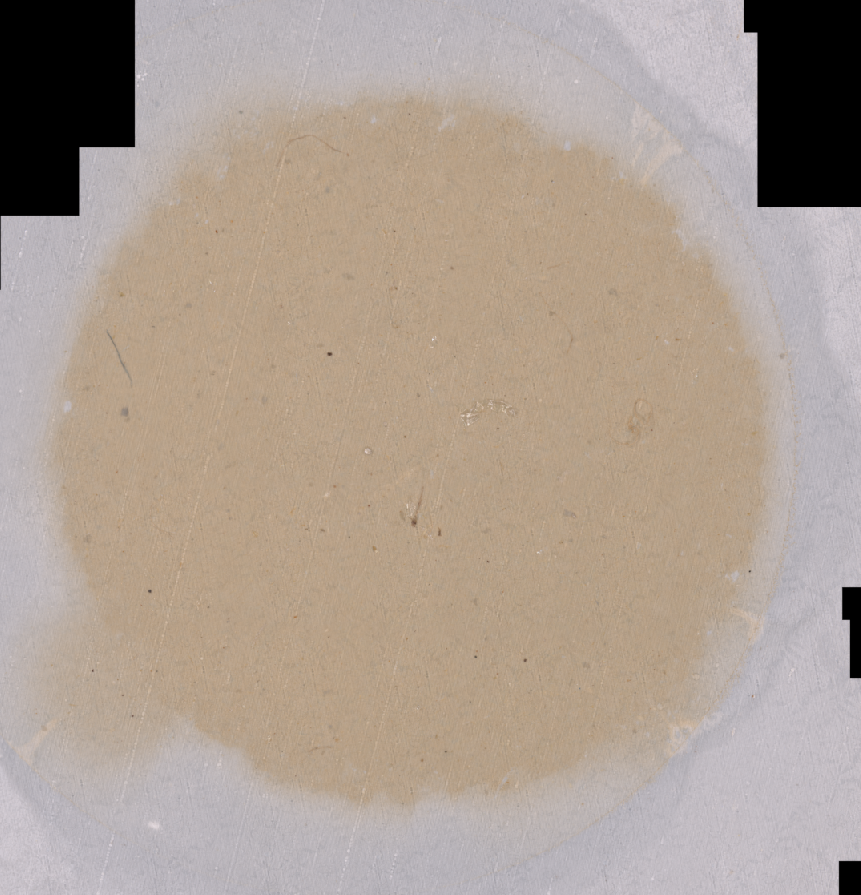
#> input picture data/Sample1_010626.png, 861 x 895 px
$ python detect_particles_color.py data/Sample1_010626.png
#> lines starting #> are read from the running program, lines starting #| are printed output that depends on the picture; after the words box and inside, x2 and y2 are one past the last pixel; in counts of white or black regions, pixels touching at a corner belong together
#!/usr/bin/env python
"""
detect_particles_color.py

Particle detection proof-of-concept using scikit-image.

Steps:
1) Read image
2) Estimate background color in Lab (k-means on downsampled image)
3) Compute per-pixel Lab distance (ΔE-like) to background
4) Build ROI mask (mustard region, ignore edge ring)
5) Threshold ΔE to detect particles + morphology cleanup
6) Label objects, measure region properties, write catalog + images

Outputs (basename comes from input file):
- [basename]_particles_catalog.csv
- [basename]_particles_overlay.png
- [basename]_particles_mask.png
- [basename]_particles_labels.tif


===============================================================================
BACKGROUND AND METHODOLOGY
===============================================================================

This script detects small plastic particles in microscope images using
classical image analysis techniques (no machine learning or AI models).

The core idea is simple:
  - The background has a fairly uniform mustard-like color
  - Plastic particles can have many colors, but are different from the background
  - We detect pixels whose color is sufficiently different from the background

The method relies on three main concepts:
  1) Background color estimation in Lab color space
  2) A Region Of Interest (ROI) mask
  3) Delta_E (color distance) thresholding

Each concept is explained below.

-------------------------------------------------------------------------------
1) BACKGROUND COLOR IN LAB SPACE (K-MEANS ON DOWNSAMPLED IMAGE)
-------------------------------------------------------------------------------

Why Lab color space?

Microscope images are stored in RGB (Red, Green, Blue), which is convenient
for display but not ideal for measuring color differences. In RGB:
  - Brightness and color are mixed together
  - Equal numeric differences do not correspond to equal perceived differences

Instead, the image is converted to Lab color space:
  - L : lightness (brightness)
  - a : green <-> red axis
  - b : blue <-> yellow axis

Lab space is approximately perceptually uniform, meaning that Euclidean
distance in Lab space corresponds well to how different two colors look
to the human eye.

What is the "background color"?

The background is assumed to occupy most of the image area and to have a
relatively uniform color (mustard-like). Rather than hard-coding a specific
color value, the script estimates the background color automatically.

How background estimation works:

  1) Convert the image to Lab color space
  2) Downsample the image to a smaller size (e.g. 400 x 400 pixels)
  3) Collect all pixel colors in Lab space
  4) Run k-means clustering (typically k = 3)
  5) Select the cluster with the largest number of pixels
  6) The center of that cluster is taken as the background color

Why downsample the image?

Downsampling is done only for background estimation and has several benefits:
  - Greatly reduces computation time
  - Makes k-means more stable
  - Does not affect accuracy, since background color varies slowly
  - We only care about color statistics, not spatial detail

The full-resolution image is used for all later steps.

-------------------------------------------------------------------------------
2) ROI MASK (REGION OF INTEREST)
-------------------------------------------------------------------------------

Why an ROI mask is needed:

Microscope images often include areas outside the actual sample:
  - Gray or black borders
  - Illumination falloff
  - Mount edges or background outside the sample

These regions can cause false detections if included in the analysis.

The ROI mask restricts detection to the actual sample region.

How the ROI mask is built:

  1) Identify pixels close to the background color
     (small Delta_E values)
  2) Label connected components of those pixels
  3) Keep the largest connected component
     (assumed to be the sample area)
  4) Fill holes inside that region
  5) Remove a small margin near the boundary
     (to avoid edge artifacts)

The result is a boolean mask:
  - True  = inside the sample
  - False = outside the sample

All particle detection is restricted to this region.

-------------------------------------------------------------------------------
3) DELTA_E (COLOR DISTANCE FROM BACKGROUND)
-------------------------------------------------------------------------------

What is Delta_E?

Delta_E (often written as ΔE) is a standard color-science metric that measures
the difference between two colors in Lab space.

In this script, Delta_E is computed as the Euclidean distance:

  Delta_E = sqrt( (L - L0)^2 + (a - a0)^2 + (b - b0)^2 )

where:
  (L0, a0, b0) is the estimated background color
  (L, a, b)   is the pixel color

Interpretation:
  - Small Delta_E : pixel color is similar to background
  - Large Delta_E : pixel color is different from background

  ΔE ~ 1      : difference is barely noticeable (even side-by-side)
  ΔE ~ 2–3    : noticeable if you look carefully
  ΔE ~ 4–5    : clearly different colors
  ΔE ~ 7–10   : very different
  ΔE > 15     : radically different colors

Why Delta_E works well here:

Plastic particles can have many colors and shapes, but they all differ
chromatically from the mustard background. By measuring Delta_E:
  - No prior knowledge of particle color is required
  - Detection reduces to a single, interpretable threshold

Thresholding:

Pixels are classified as particle candidates if:

  Delta_E > deltae_threshold

Lower threshold:
  - More sensitive
  - More detections (and possibly more noise)

Higher threshold:
  - More conservative
  - Fewer detections

-------------------------------------------------------------------------------
SUMMARY
-------------------------------------------------------------------------------

The full pipeline is:

  1) Convert image to Lab color space
  2) Estimate background color using k-means clustering
  3) Compute Delta_E for every pixel
  4) Build an ROI mask from background pixels
  5) Threshold Delta_E to find non-background pixels
  6) Clean up with morphological operations
  7) Label connected components
  8) Measure particle properties
  9) Save catalog and visualization images

All steps are deterministic, interpretable, and implemented using
fully open-source Python libraries.
===============================================================================

"""

import argparse
from pathlib import Path
import sys
import time
import xml.etree.ElementTree as ET

import numpy as np
import pandas as pd

from skimage import io, color, measure, morphology, segmentation
from skimage.transform import resize

from scipy.ndimage import binary_fill_holes, distance_transform_edt
from sklearn.cluster import KMeans


def now() -> float:
    return time.perf_counter()


def print_step_timing(step_name: str, start_time: float, enabled: bool = True) -> None:
    if not enabled:
        return
    dt = now() - start_time
    print(f"[DONE] {step_name:<35s} {dt:8.3f} s", flush=True)


def read_rgb(path: str) -> np.ndarray:
    img = io.imread(path)

    # Ensure RGB
    if img.ndim == 2:
        img = np.stack([img, img, img], axis=-1)
    if img.shape[-1] == 4:
        img = img[..., :3]

    # Ensure uint8
    if img.dtype != np.uint8:
        mx = np.max(img)
        if mx > 0:
            img = (255 * (img.astype(np.float32) / mx)).astype(np.uint8)
        else:
            img = img.astype(np.uint8)

    return img


def make_preview(image: np.ndarray, preview_scale: float) -> np.ndarray:
    """
    Downsample an image for faster writing of visual preview products.

    This does not affect full-resolution detection or catalog measurements.
    """
    if preview_scale >= 1.0:
        return image

    ny = int(image.shape[0] * preview_scale)
    nx = int(image.shape[1] * preview_scale)

    return resize(
        image,
        (ny, nx),
        anti_aliasing=True,
        preserve_range=True,
    )


def find_metadata_xml(image_path: Path) -> Path | None:
    """Find a sidecar metadata XML file for an image if one exists."""
    candidates = [
        image_path.with_name(f"{image_path.name}_metadata.xml"),
        image_path.with_name(f"{image_path.stem}_metadata.xml"),
    ]

    for candidate in candidates:
        if candidate.exists():
            return candidate

    matches = sorted(image_path.parent.glob(f"{image_path.stem}*_metadata.xml"))
    return matches[0] if matches else None


def load_image_scale_metadata(image_path: Path) -> dict:
    """
    Load specimen-plane pixel scale from a JPEG sidecar metadata XML file.

    The XML stores camera pixel size and magnification terms. We convert that
    into specimen-plane micrometers per pixel when the required fields exist.
    """
    metadata_path = find_metadata_xml(image_path)
    result = {
        "metadata_path": metadata_path,
        "pixel_size_um": None,
        "scaling_unit": None,
    }

    if metadata_path is None:
        return result

    root = ET.parse(metadata_path).getroot()

    values = {}
    scaling_components = []

    for elem in root.iter():
        tag = elem.tag.split("}")[-1]
        text = (elem.text or "").strip()

        if tag == "ScalingComponent":
            mag_text = elem.attrib.get("Magnification", "").strip()
            if mag_text:
                try:
                    scaling_components.append(float(mag_text))
                except ValueError:
                    pass
            continue

        if text and tag not in values:
            values[tag] = text

    image_pixel_size = values.get("ImagePixelSize")
    total_magnification = values.get("TotalMagnification") or values.get("MM.TotalMagnification")

    if total_magnification is None and scaling_components:
        total_magnification = str(np.prod(scaling_components))

    if image_pixel_size and total_magnification:
        pixel_size = float(image_pixel_size.split(",")[0])
        magnification = float(total_magnification)
        if magnification > 0:
            result["pixel_size_um"] = pixel_size / magnification

    result["scaling_unit"] = values.get("DefaultScalingUnit")
    return result


def format_output_path(path: Path) -> str:
    """Format an output path relative to the current working directory."""
    try:
        return str(path.resolve().relative_to(Path.cwd().resolve()))
    except ValueError:
        return str(path.resolve())


def print_metadata_scale(pixel_size_um: float | None, enabled: bool = True) -> None:
    """Print the computed specimen-plane pixel scale, if available."""
    if not enabled or pixel_size_um is None:
        return
    print(f"       pixel size = {pixel_size_um:.6f} um/pixel", flush=True)


def get_overlay_color(color_name: str) -> tuple[float, float, float]:
    """Return an RGB color tuple for overlay rendering."""
    colors = {
        "red": (1, 0, 0),
        "green": (0, 1, 0),
        "yellow": (1, 1, 0),
        "cyan": (0, 1, 1),
        "magenta": (1, 0, 1),
    }

    if color_name not in colors:
        raise ValueError(f"Unknown overlay color: {color_name}")

    return colors[color_name]


def estimate_background_lab(rgb_u8: np.ndarray, n_clusters: int = 3, downsample_to: int = 400) -> np.ndarray:
    """
    Estimate dominant (background) Lab color via k-means on a downsampled image.
    Assumes background is the most common color cluster after removing border/glare.
    """
    small = resize(
        rgb_u8,
        (downsample_to, downsample_to),
        anti_aliasing=True,
        preserve_range=False
    ).astype(np.float32)

    lab = color.rgb2lab(small)  # expects float image in [0,1]
    flat_lab = lab.reshape(-1, 3)

    flat_rgb = small.reshape(-1, 3)
    brightness = flat_rgb.mean(axis=1)

    # Exclude very dark border and near-white glare
    keep = (brightness > 0.10) & (brightness < 0.98)
    X = flat_lab[keep]

    if X.shape[0] < 100:
        # Fallback: if mask goes wrong, use global median Lab
        return np.median(flat_lab, axis=0)

    km = KMeans(n_clusters=n_clusters, random_state=0, n_init=10)
    labels = km.fit_predict(X)
    centers = km.cluster_centers_
    counts = np.bincount(labels)

    # Most frequent cluster center = background
    return centers[np.argmax(counts)]


def build_roi_mask(dE: np.ndarray, bg_tol: float = 8.0, edge_margin_px: int = 30) -> np.ndarray:
    """
    Build a mask that roughly captures the mustard sample area and removes the edge ring.
    - mustard pixels: dE < bg_tol
    - keep largest connected component
    - fill holes
    - shrink away boundary by edge_margin_px (via distance transform)
    """
    mustard = dE < bg_tol
    lab = measure.label(mustard)

    if lab.max() == 0:
        return np.ones(dE.shape, dtype=bool)

    regions = measure.regionprops(lab)
    largest = max(regions, key=lambda r: r.area)
    roi0 = (lab == largest.label)

    roi0 = binary_fill_holes(roi0)

    if edge_margin_px <= 0:
        return roi0.astype(bool)

    dist = distance_transform_edt(roi0)
    roi = dist > edge_margin_px

    # If the margin nukes the ROI, fall back
    if roi.sum() < 1000:
        roi = roi0.astype(bool)

    return roi


def main():
    ap = argparse.ArgumentParser()
    ap.add_argument("input_image", help="Input microscope image")
    ap.add_argument("--outdir", default="out_color", help="Output directory")

    ap.add_argument("--deltae-threshold", type=float, default=5.0,
                    help="Lab-distance from background (higher -> fewer detections)")
    ap.add_argument("--auto-deltae", type=float, default=None,
                    help="Automatically set deltaE threshold to mean_bg + Nsigma*std_bg "
                    "using background pixels inside ROI. Example: --auto-deltae 5")
    ap.add_argument("--bg-tol", type=float, default=8.0,
                    help="Tolerance for defining mustard/background (used for ROI)")
    ap.add_argument("--edge-margin", type=int, default=30,
                    help="Ignore this many pixels from ROI boundary")
    ap.add_argument("--min-area", type=int, default=10,
                    help="Minimum object area (pixels) to keep")
    ap.add_argument("--closing-radius", type=int, default=1,
                    help="Disk radius for binary closing after thresholding")
    ap.add_argument("--overlay-color", default="red",
                    choices=["red", "green", "yellow", "cyan", "magenta"],
                    help="Color used for detected particles in the overlay")
    ap.add_argument("--preview-scale", type=float, default=1.0,
                    help="Scale factor for overlay preview images")

    ap.add_argument("--timing", action="store_true",
                    help="Print timing for each major step and total runtime")

    args = ap.parse_args()

    if args.timing and hasattr(sys.stdout, "reconfigure"):
        sys.stdout.reconfigure(line_buffering=True, write_through=True)

    if args.preview_scale <= 0 or args.preview_scale > 1:
        raise ValueError("--preview-scale must be > 0 and <= 1")

    t_total0 = now()

    in_path = Path(args.input_image)
    outdir = Path(args.outdir)
    outdir.mkdir(parents=True, exist_ok=True)

    base = in_path.stem
    f_catalog = outdir / f"{base}_particles_catalog.csv"
    f_labels = outdir / f"{base}_particles_labels.tif"
    f_overlay = outdir / f"{base}_particles_overlay.png"
    f_mask = outdir / f"{base}_particles_mask.png"

    # 1) Read
    t0 = now()
    rgb = read_rgb(str(in_path))
#> in read_rgb, img is the input picture: shape (895, 861, 4); mean R, G, B, A 173.4, 159.3, 147.8, 255
    print_step_timing("read image", t0, args.timing)

    # 1b) Optional metadata sidecar.
    t0 = now()
    scale_metadata = load_image_scale_metadata(in_path)
    pixel_size_um = scale_metadata["pixel_size_um"]
    print_step_timing("read metadata XML", t0, args.timing)
    print_metadata_scale(pixel_size_um, args.timing)

    rgb_f = rgb.astype(np.float32) / 255.0

    # 2) Background estimate
    t0 = now()
    bg_lab = estimate_background_lab(rgb, n_clusters=3, downsample_to=400)
#> in estimate_background_lab, `counts = np.bincount(labels)`: counts = [52430, 81951, 15550]
#> bg_lab = [67.34, 4.22, 15.22]
    print_step_timing("estimate background Lab", t0, args.timing)

    # 3) Compute dE
    t0 = now()
    lab_full = color.rgb2lab(rgb_f)
#> lab_full: shape (895, 861, 3) float32; mean of channels 0, 1, 2 66.1, 3.4, 7.8
    dE = np.linalg.norm(lab_full - bg_lab, axis=2)
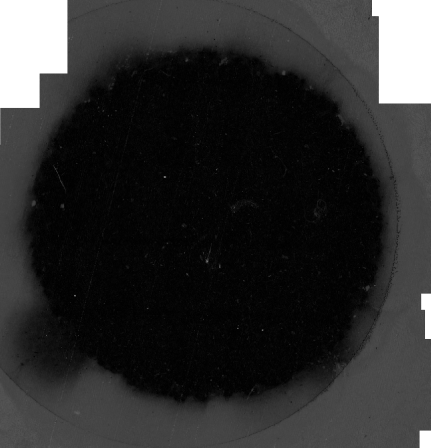
#> dE: shape (895, 861) float32 (shown at 1/2 size); min 0.313, max 69.16, mean 12.5; drawn with min black and max white
    print_step_timing("compute dE", t0, args.timing)

    # 4) ROI
    t0 = now()
    roi = build_roi_mask(dE, bg_tol=args.bg_tol, edge_margin_px=args.edge_margin)
#> in build_roi_mask, `mustard = dE < bg_tol`:
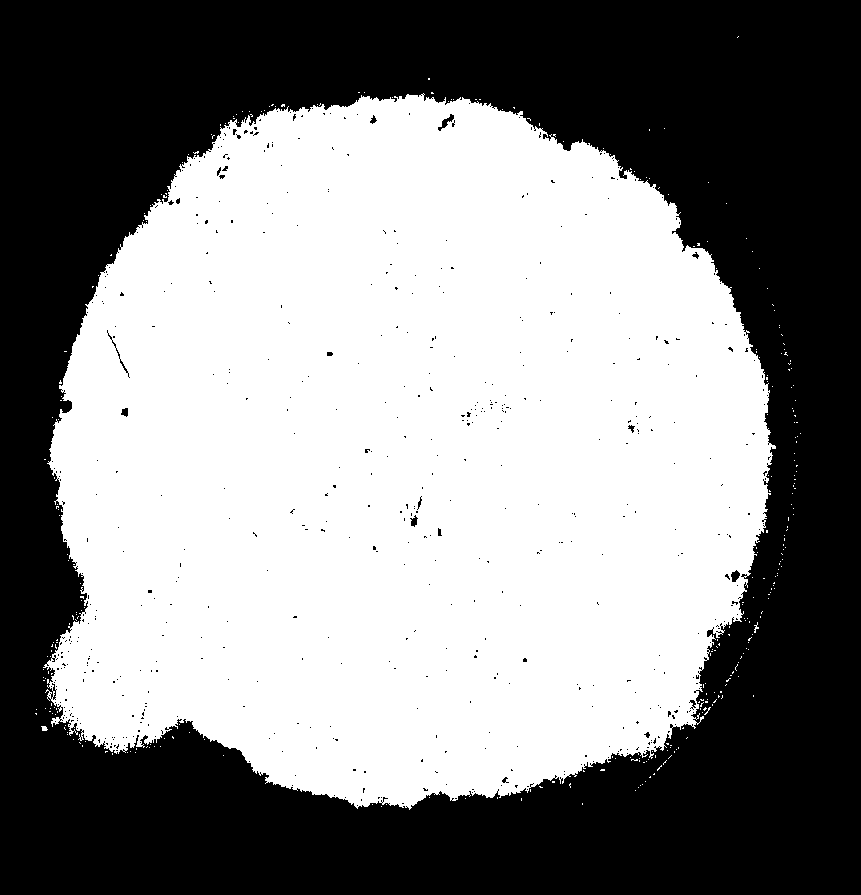
#> mustard: shape (895, 861) bool; 53.2% white; 573 black regions (558 under 20 px)
#> in build_roi_mask, `lab = measure.label(mustard)`:
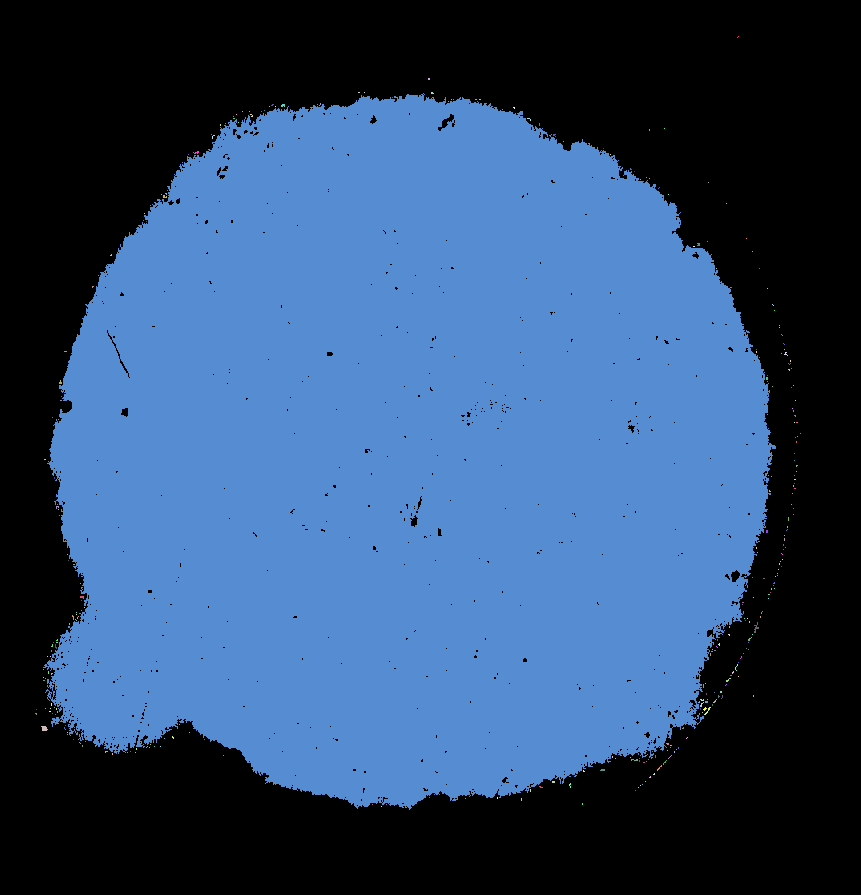
#> lab: shape (895, 861) int32; 324 distinct labels, from 0 to 323; one colour per label, 0 black
#> in build_roi_mask, `regions = measure.regionprops(lab)`: regions = 323 regions; largest, box (x1, y1, x2, y2) and area: (43, 93, 776, 810) 409501, (41, 726, 48, 731) 26, (754, 622, 759, 633) 22, (704, 707, 711, 715) 14, (281, 104, 285, 107) 10
#> in build_roi_mask, `dist = distance_transform_edt(roi0)`:
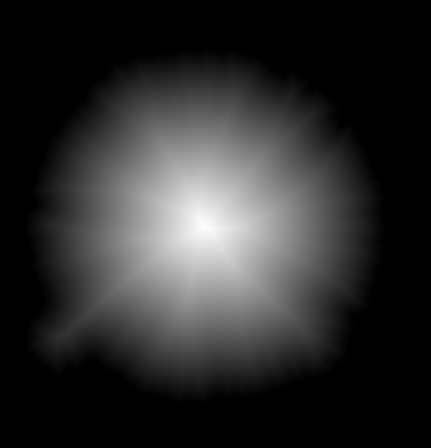
#> dist: shape (895, 861) float64 (shown at 1/2 size); min 0, max 339.8, mean 59.6; drawn with min black and max white
    print_step_timing("compute ROI", t0, args.timing)

    # 5) Mask + cleanup
    t0 = now()
    mask = roi & (dE > args.deltae_threshold)
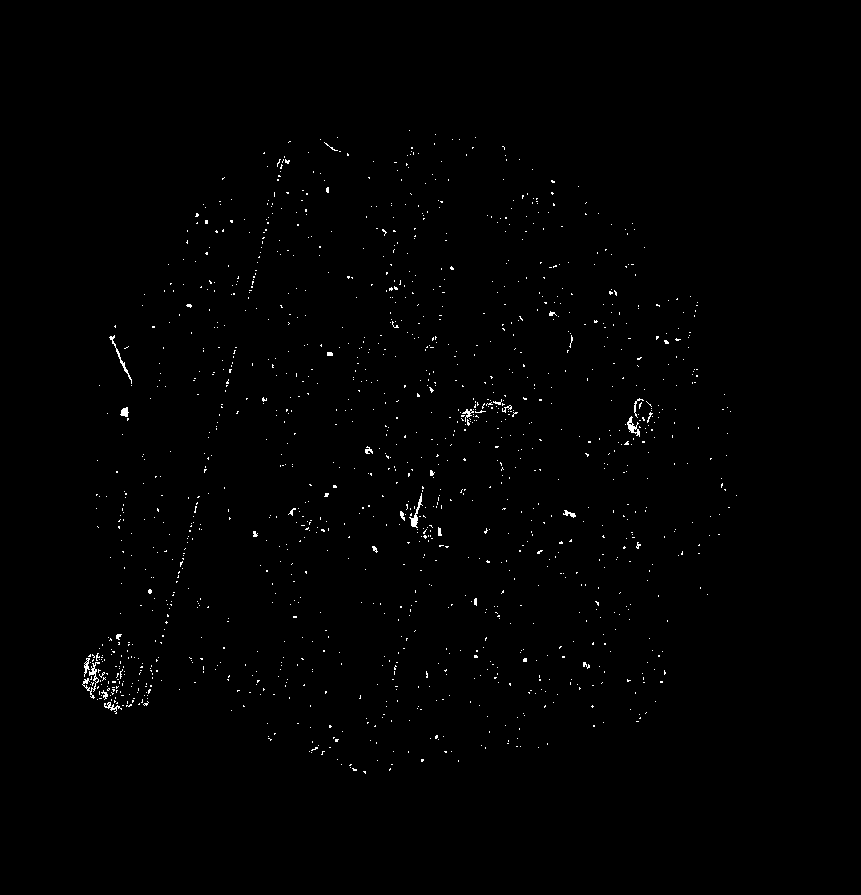
#> mask: shape (895, 861) bool; 0.6% white in thin lines or dots, all inside (x1, y1, x2, y2) = (82, 130, 737, 774)

    if args.closing_radius > 0:
        mask = morphology.binary_closing(mask, morphology.disk(args.closing_radius))

    mask = morphology.remove_small_objects(mask, min_size=args.min_area)
#> mask: shape (895, 861) bool; 0.31% white; 72 white regions (38 under 20 px)
#> (the rest of the program and of its run is left out)
